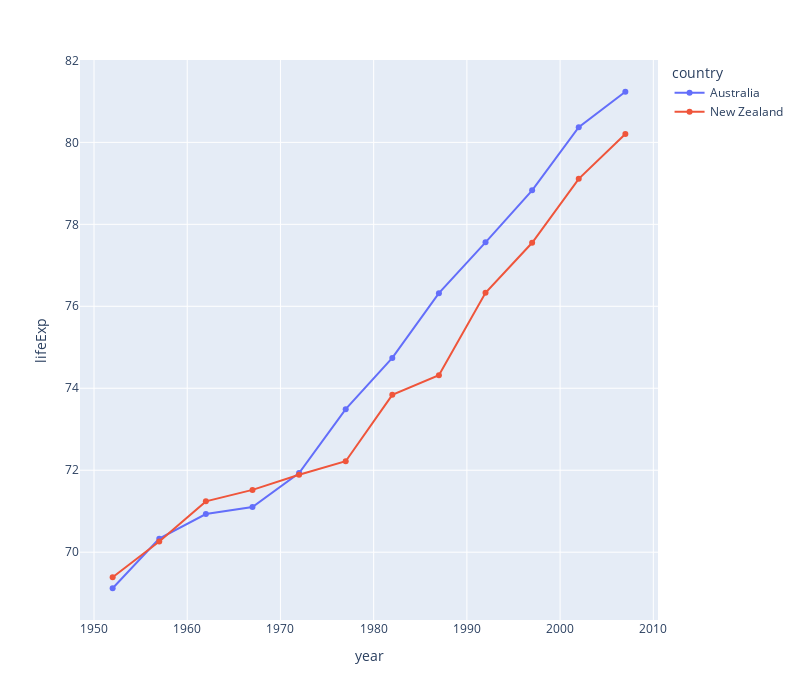

Here is the notebook cell this chart was saved with:
### Markdown cell above
위 그래프의 경우 X축을 기준으로 설정을 하였기 떄문에 커서와 동일한 X값을 갖는 파란색 그래프와 빨간색 그래프, 그리고 X축 위 총 3군데에 Hover가 생성된다.

3. Unified 모드(커서와 동일 축의 위치의 그래프 정보 생성하기)
    - 설정 방법은 아래의 코드를 추가한다.
    ```py
    fig.update_layout(hovermode="x unified" or "y unified")
    ```
    - 위의 X or Y위치와 동일한 컨셉으로 커서가 위치한 x또는 y좌표의 값을 표시한다.
    - 다른 점은 설정한 축과 수직한 선이 추가되어 정확한 위치를 표시해주는 점, 정보가 각 그래프 및 축 위로 분산되는 것이 아니라 하나의 Hover안에 모여서 보인다는 것이 차별점이다.

### Code cell
fig = px.line(df, x="year", y="lifeExp", color="country")
fig.update_traces(mode="markers+lines")

fig.update_layout(hovermode="x unified", width=800, height=700)
fig.show()

### Figure 1 — Plotly figure (JSON) as saved in the notebook; plotly's stock layout.template omitted (floating-point values rounded to 4 significant figures)
{"data": [{"hovertemplate": "country=Australia<br>year=%{x}<br>lifeExp=%{y}<extra></extra>", "legendgroup": "Australia", "line": {"color": "#636efa", "dash": "solid"}, "marker": {"symbol": "circle"}, "mode": "markers+lines", "name": "Australia", "orientation": "v", "showlegend": true, "type": "scatter", "x": [1952, 1957, 1962, 1967, 1972, 1977, 1982, 1987, 1992, 1997, 2002, 2007], "xaxis": "x", "y": [69.12, 70.33, 70.93, 71.1, 71.93, 73.49, 74.74, 76.32, 77.56, 78.83, 80.37, 81.23], "yaxis": "y"}, {"hovertemplate": "country=New Zealand<br>year=%{x}<br>lifeExp=%{y}<extra></extra>", "legendgroup": "New Zealand", "line": {"color": "#EF553B", "dash": "solid"}, "marker": {"symbol": "circle"}, "mode": "markers+lines", "name": "New Zealand", "orientation": "v", "showlegend": true, "type": "scatter", "x": [1952, 1957, 1962, 1967, 1972, 1977, 1982, 1987, 1992, 1997, 2002, 2007], "xaxis": "x", "y": [69.39, 70.26, 71.24, 71.52, 71.89, 72.22, 73.84, 74.32, 76.33, 77.55, 79.11, 80.2], "yaxis": "y"}], "layout": {"height": 700, "hovermode": "x unified", "legend": {"title": {"text": "country"}, "tracegroupgap": 0}, "margin": {"t": 60}, "width": 800, "xaxis": {"anchor": "y", "domain": [0, 1], "title": {"text": "year"}}, "yaxis": {"anchor": "x", "domain": [0, 1], "title": {"text": "lifeExp"}}}}
